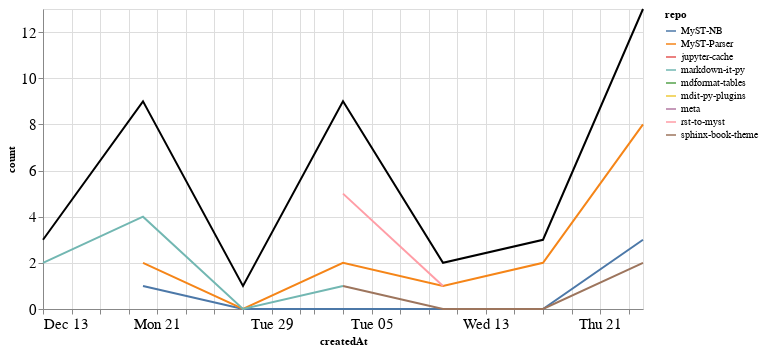

The cell this chart's notebook holds for it:
### Markdown cell above
### PRs

### Code cell
prs_time = prs.groupby('repo').resample('W', on='createdAt').count()['author'].reset_index()
prs_time = prs_time.rename(columns={'author': 'count'})
prs_time_total = prs_time.groupby('createdAt').agg({"count": "sum"}).reset_index()

ch1 = alt.Chart(prs_time, width=600).mark_line().encode(
    x='createdAt',
    y='count',
    color='repo',
    tooltip="repo"
)

ch2 = alt.Chart(prs_time_total, width=600).mark_line(color="black").encode(
    x='createdAt',
    y='count',
)

ch1 + ch2

### Figure 1 — Vega-Lite specification as saved in the notebook (floating-point values rounded to 4 significant figures)
{"config": {"axisLeft": {"labelFontSize": 15}, "axisBottom": {"labelFontSize": 15}}, "layer": [{"data": {"name": "data-7942d6989664a871d14ff4bbeac3f52c"}, "mark": "line", "encoding": {"color": {"type": "nominal", "field": "repo"}, "tooltip": {"type": "nominal", "field": "repo"}, "x": {"type": "temporal", "field": "createdAt"}, "y": {"type": "quantitative", "field": "count"}}, "width": 600}, {"data": {"name": "data-b6d9cfe7217ba5c673c353ad9e11bed9"}, "mark": {"type": "line", "color": "black"}, "encoding": {"x": {"type": "temporal", "field": "createdAt"}, "y": {"type": "quantitative", "field": "count"}}, "width": 600}], "$schema": "https://vega.github.io/schema/vega-lite/v4.8.1.json", "datasets": {"data-7942d6989664a871d14ff4bbeac3f52c": [{"repo": "MyST-NB", "createdAt": "2020-12-20T00:00:00", "count": 1}, {"repo": "MyST-NB", "createdAt": "2020-12-27T00:00:00", "count": 0}, {"repo": "MyST-NB", "createdAt": "2021-01-03T00:00:00", "count": 0}, {"repo": "MyST-NB", "createdAt": "2021-01-10T00:00:00", "count": 0}, {"repo": "MyST-NB", "createdAt": "2021-01-17T00:00:00", "count": 0}, {"repo": "MyST-NB", "createdAt": "2021-01-24T00:00:00", "count": 3}, {"repo": "MyST-Parser", "createdAt": "2020-12-20T00:00:00", "count": 2}, {"repo": "MyST-Parser", "createdAt": "2020-12-27T00:00:00", "count": 0}, {"repo": "MyST-Parser", "createdAt": "2021-01-03T00:00:00", "count": 2}, {"repo": "MyST-Parser", "createdAt": "2021-01-10T00:00:00", "count": 1}, {"repo": "MyST-Parser", "createdAt": "2021-01-17T00:00:00", "count": 2}, {"repo": "MyST-Parser", "createdAt": "2021-01-24T00:00:00", "count": 8}, {"repo": "jupyter-cache", "createdAt": "2021-01-17T00:00:00", "count": 1}, {"repo": "markdown-it-py", "createdAt": "2020-12-13T00:00:00", "count": 2}, {"repo": "markdown-it-py", "createdAt": "2020-12-20T00:00:00", "count": 4}, {"repo": "markdown-it-py", "createdAt": "2020-12-27T00:00:00", "count": 0}, {"repo": "markdown-it-py", "createdAt": "2021-01-03T00:00:00", "count": 1}, {"repo": "mdformat-tables", "createdAt": "2020-12-13T00:00:00", "count": 1}, {"repo": "mdit-py-plugins", "createdAt": "2020-12-20T00:00:00", "count": 2}, {"repo": "meta", "createdAt": "2020-12-27T00:00:00", "count": 1}, {"repo": "rst-to-myst", "createdAt": "2021-01-03T00:00:00", "count": 5}, {"repo": "rst-to-myst", "createdAt": "2021-01-10T00:00:00", "count": 1}, {"repo": "sphinx-book-theme", "createdAt": "2021-01-03T00:00:00", "count": 1}, {"repo": "sphinx-book-theme", "createdAt": "2021-01-10T00:00:00", "count": 0}, {"repo": "sphinx-book-theme", "createdAt": "2021-01-17T00:00:00", "count": 0}, {"repo": "sphinx-book-theme", "createdAt": "2021-01-24T00:00:00", "count": 2}], "data-b6d9cfe7217ba5c673c353ad9e11bed9": [{"createdAt": "2020-12-13T00:00:00", "count": 3}, {"createdAt": "2020-12-20T00:00:00", "count": 9}, {"createdAt": "2020-12-27T00:00:00", "count": 1}, {"createdAt": "2021-01-03T00:00:00", "count": 9}, {"createdAt": "2021-01-10T00:00:00", "count": 2}, {"createdAt": "2021-01-17T00:00:00", "count": 3}, {"createdAt": "2021-01-24T00:00:00", "count": 13}]}}
